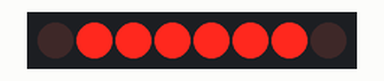
Simulated run of this sketch. Board: Arduino Uno, built with avr-gcc and run on an emulated ATmega328P. Parts: 8 shift-register outputs drawn as a row of LEDs (first output left, lit = HIGH). Wiring (inferred from the names in the program): shift register (74HC595): data pin 9; shift clock pin 12; latch pin 11. Wiring (inferred from the signals the program sends): row of LEDs: on Q0, Q1, Q2, Q3, Q4, Q5, Q6, Q7.

Above: at 0.5 s.
At 2.5 s:
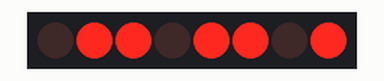
At 3.5 s:
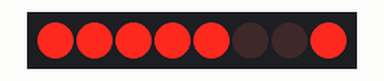
At 5.5 s:
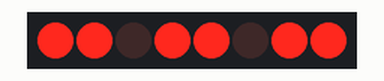
At 8.5 s:
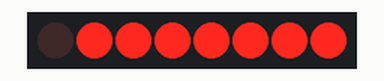
At 11.5 s:
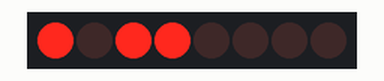
Timing chart, 0 to 13.0 s (numbered marks = the images above):
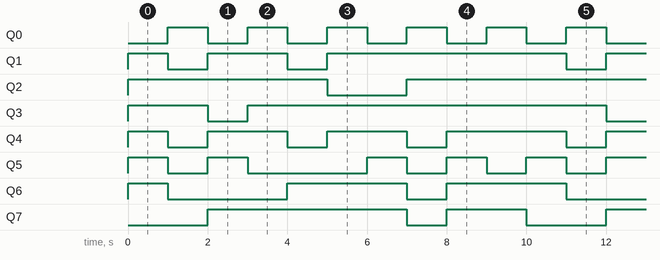

The sketch:

sketch_jul10b.ino
```cpp
byte data[]={
0x81^0xFF,  //0b01111110
0xF2^0xFF,
0x49^0xFF,
0x60^0xFF,
0x33^0xFF,
0x24^0xFF,
0x05^0xFF,
0xF0^0xFF,
0x01^0xFF,
0x20^0xFF
};
/*byte data[]={
0B10000001,
0B11110010,
0B01001001,
0B01100000,
0B00110011,
0B00100100,
0B00000101,
0B11110000,
0B00000001,
0B00100000
};*/
int latchPin = 11; //ST_CP Pin
int clockPin = 12; //SH_CP Pin
int dataPin = 9; //DS Pin

void setup(){
pinMode(latchPin, OUTPUT);
pinMode(clockPin, OUTPUT);
pinMode(dataPin, OUTPUT);
}
void loop(){
 for(int i=0;i<10;i++){
    digitalWrite(latchPin, LOW);
    shiftOut(dataPin, clockPin, MSBFIRST, data[i]);
    digitalWrite(latchPin, HIGH);
    delay(1000);
  }
}
```

Measured:
- by itself, Q0: alternates HIGH for 1.0 s and LOW for 1.0 s
- by itself, Q1: repeats every 10.0 s: LOW 1.0 s, HIGH 2.0 s, LOW 1.0 s, HIGH 6.0 s
- by itself, Q2: repeats every 10.0 s: LOW 2.0 s, HIGH 8.0 s
- by itself, Q3: repeats every 10.0 s: LOW 1.0 s, HIGH 9.0 s
- by itself, Q4: repeats every 10.0 s: 2 × (LOW 1.0 s, HIGH 2.0 s), LOW 1.0 s, HIGH 3.0 s
- by itself, Q5: repeats every 10.0 s: LOW 1.0 s, HIGH 1.0 s, LOW 3.0 s, 2 × (HIGH 1.0 s, LOW 1.0 s), HIGH 1.0 s
- by itself, Q6: repeats every 10.0 s: LOW 3.0 s, HIGH 3.0 s, LOW 1.0 s, HIGH 3.0 s
- by itself, Q7: repeats every 10.0 s: LOW 1.0 s, HIGH 2.0 s, LOW 2.0 s, HIGH 5.0 s
